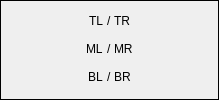
                 <widget class="QFrame" name="frame_e2">
                  <property name="frameShape">
                   <enum>QFrame::Box</enum>
                  </property>
                  <property name="frameShadow">
                   <enum>QFrame::Plain</enum>
                  </property>
                  <property name="lineWidth">
                   <number>1</number>
                  </property>
                  <layout class="QGridLayout" name="gridLayout_27" rowstretch="1,1,1" columnstretch="1,0,1" rowminimumheight="1,1,1">
                   <property name="leftMargin">
                    <number>0</number>
                   </property>
                   <property name="topMargin">
                    <number>0</number>
                   </property>
                   <property name="rightMargin">
                    <number>0</number>
                   </property>
                   <property name="bottomMargin">
                    <number>0</number>
                   </property>
                   <property name="spacing">
                    <number>0</number>
                   </property>
                   <item row="0" column="1">
                    <widget class="QLabel" name="label_83">
                     <property name="text">
                      <string>/</string>
                     </property>
                    </widget>
                   </item>
                   <item row="2" column="2">
                    <widget class="QLineEdit" name="lineEdit_145">
                     <property name="enabled">
                      <bool>true</bool>
                     </property>
                     <property name="layoutDirection">
                      <enum>Qt::LeftToRight</enum>
                     </property>
                     <property name="styleSheet">
                      <string notr="true">QLineEdit {
    background: transparent;
    border: none;
}
</string>
                     </property>
                     <property name="text">
                      <string>BR</string>
                     </property>
                     <property name="alignment">
                      <set>Qt::AlignLeading|Qt::AlignLeft|Qt::AlignVCenter</set>
                     </property>
                     <property name="dragEnabled">
                      <bool>false</bool>
                     </property>
                    </widget>
                   </item>
                   <item row="0" column="2">
                    <widget class="QLineEdit" name="lineEdit_146">
                     <property name="enabled">
                      <bool>true</bool>
                     </property>
                     <property name="layoutDirection">
                      <enum>Qt::LeftToRight</enum>
                     </property>
                     <property name="styleSheet">
                      <string notr="true">QLineEdit {
    background: transparent;
    border: none;
}
</string>
                     </property>
                     <property name="text">
                      <string>TR</string>
                     </property>
                     <property name="alignment">
                      <set>Qt::AlignLeading|Qt::AlignLeft|Qt::AlignVCenter</set>
                     </property>
                     <property name="dragEnabled">
                      <bool>false</bool>
                     </property>
                    </widget>
                   </item>
                   <item row="1" column="1">
                    <widget class="QLabel" name="label_84">
                     <property name="text">
                      <string>/</string>
                     </property>
                    </widget>
                   </item>
                   <item row="2" column="0">
                    <widget class="QLineEdit" name="lineEdit_147">
                     <property name="enabled">
                      <bool>true</bool>
                     </property>
                     <property name="styleSheet">
                      <string notr="true">QLineEdit {
    background: transparent;
    border: none;
}
</string>
                     </property>
                     <property name="text">
                      <string>BL</string>
                     </property>
                     <property name="alignment">
                      <set>Qt::AlignRight|Qt::AlignTrailing|Qt::AlignVCenter</set>
                     </property>
                     <property name="dragEnabled">
                      <bool>false</bool>
                     </property>
                    </widget>
                   </item>
                   <item row="0" column="0">
                    <widget class="QLineEdit" name="lineEdit_148">
                     <property name="enabled">
                      <bool>true</bool>
                     </property>
                     <property name="styleSheet">
                      <string notr="true">QLineEdit {
    background: transparent;
    border: none;
}
</string>
                     </property>
                     <property name="text">
                      <string>TL</string>
                     </property>
                     <property name="alignment">
                      <set>Qt::AlignRight|Qt::AlignTrailing|Qt::AlignVCenter</set>
                     </property>
                     <property name="dragEnabled">
                      <bool>false</bool>
                     </property>
                    </widget>
                   </item>
                   <item row="2" column="1">
                    <widget class="QLabel" name="label_85">
                     <property name="text">
                      <string>/</string>
                     </property>
                    </widget>
                   </item>
                   <item row="1" column="2">
                    <widget class="QLineEdit" name="lineEdit_149">
                     <property name="enabled">
                      <bool>true</bool>
                     </property>
                     <property name="layoutDirection">
                      <enum>Qt::LeftToRight</enum>
                     </property>
                     <property name="styleSheet">
                      <string notr="true">QLineEdit {
    background: transparent;
    border: none;
}
</string>
                     </property>
                     <property name="text">
                      <string>MR</string>
                     </property>
                     <property name="alignment">
                      <set>Qt::AlignLeading|Qt::AlignLeft|Qt::AlignVCenter</set>
                     </property>
                     <property name="dragEnabled">
                      <bool>false</bool>
                     </property>
                     <property name="readOnly">
                      <bool>true</bool>
                     </property>
                    </widget>
                   </item>
                   <item row="1" column="0">
                    <widget class="QLineEdit" name="lineEdit_150">
                     <property name="enabled">
                      <bool>true</bool>
                     </property>
                     <property name="styleSheet">
                      <string notr="true">QLineEdit {
    background: transparent;
    border: none;
}
</string>
                     </property>
                     <property name="text">
                      <string>ML</string>
                     </property>
                     <property name="alignment">
                      <set>Qt::AlignRight|Qt::AlignTrailing|Qt::AlignVCenter</set>
                     </property>
                     <property name="dragEnabled">
                      <bool>false</bool>
                     </property>
                     <property name="readOnly">
                      <bool>true</bool>
                     </property>
                    </widget>
                   </item>
                  </layout>
                 </widget>
